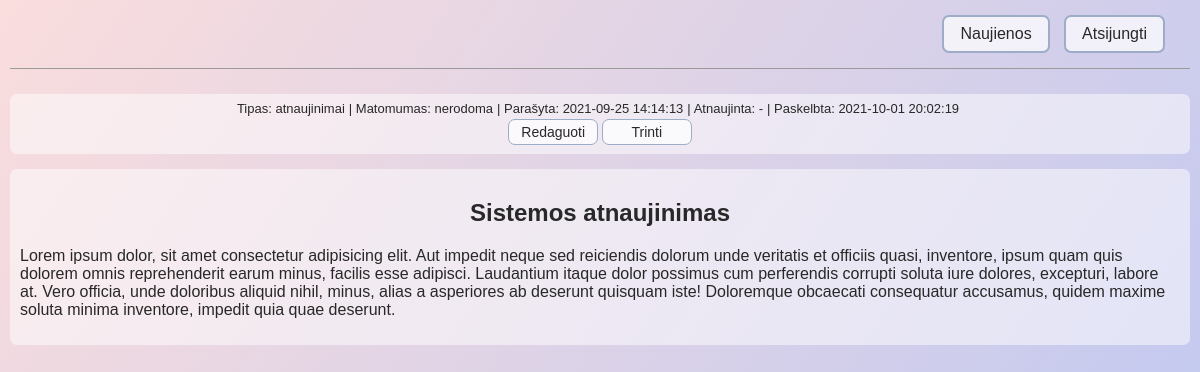
/admin.php?show&id=2 (signed in), run on the app's committed database.
### tables this page shows
CREATE TABLE `news` (
  `id` int(11) NOT NULL,
  `short` varchar(100) NOT NULL,
  `full` text NOT NULL,
  `visible` tinyint(1) NOT NULL,
  `type` int(11) NOT NULL,
  `created_at` datetime NOT NULL,
  `updated_at` datetime DEFAULT NULL,
  `visible_at` datetime NOT NULL
);

CREATE TABLE `news_type` (
  `id` int(11) NOT NULL,
  `type` varchar(100) NOT NULL
);

### includes/classes/News.php (called while the page is built, shortened)
<?php
class News {
    private $id;
    private $short;
    private $full;
    private $visible;
    private $typeName;
    private $created_at;
    private $updated_at;
    private $visible_at;
    public function __construct($con, $id) {
        $this->con = $con;
        $this->id = $id;
        $query = $this->con->prepare('SELECT news.*, news_type.type as typeName
                            FROM news JOIN news_type
                            WHERE news.type=news_type.id AND news.id=:id');
        $query->execute(array(':id' => $this->id));
        $newsData = $query->fetch(PDO::FETCH_ASSOC);
        $this->short = $newsData['short'];
        $this->full = $newsData['full'];
        $this->visible = $newsData['visible'];
        $this->typeName = $newsData['typeName'];
        $this->created_at = $newsData['created_at'];
        $this->updated_at = $newsData['updated_at'];
        $this->visible_at = $newsData['visible_at'];
    }
    public function getId() {
        return $this->id;
    }
    public function getShort() {
        return $this->short;
    }
    public function getFull() {
        return $this->full;
    }
    public function getVisible() {
        return $this->visible;
    }
    public function getTypeName() {
        return $this->typeName;
    }
    public function getCreatedAt() {
        return $this->created_at;
    }
    public function getUpdatedAt() {
        return $this->updated_at;
    }
    public function getVisibleAt() {
        return $this->visible_at;
    }
}
?>

### includes/pages/showNews.php (the view, shortened to what this page needs)
<?php
    $news = new News($con, $_GET['id']);
    if($news->getShort() != '') {
        $visible = $news->getVisible() ? 'rodoma' : 'nerodoma';
        $updated = $news->getUpdatedAt() ? $news->getUpdatedAt() : '-';
        echo '
            <div class="newsInfo">
                <div>
                    <span>Tipas: '. $news->getTypeName().'</span>
                    <span>Matomumas: '. $visible .'</span>
                    <span>Parašyta: '. $news->getCreatedAt() .'</span>
                    <span>Atnaujinta: '. $updated .'</span>
                    <span style="white-space: nowrap">Paskelbta: '. $news->getVisibleAt() .'</span>
                </div>
                <div>
                    <a href="admin.php?edit&id='. $news->getId()  .'" class="smallButton">Redaguoti</a>
                    <a href="admin.php?delete&id='. $news->getId()  .'" class="smallButton">Trinti</a>
                </div>
            </div>
            <div class="newsBody">
                <h2 class="title">'. $news->getShort() .'</h2>
                '. $news->getFull() .'
            </div>';
    } else {
        $_SESSION['errorMessage'] = 'Įvyko klaida. Naujiena su nurodytu ID neegzistuoja.';
        header('Location: admin.php');
    }
?>

### includes/css/style.css (style rules this page uses)
* { box-sizing: border-box; }
a { color: #282828; }
body { color: #282828; font-family: 'Trebuchet MS', 'Lucida Sans Unicode', 'Lucida Grande', 'Lucida Sans', Arial, sans-serif; margin: 0; min-height: 100vh; height: 100%; display: flex; justify-content: center; background: linear-gradient(125deg, #fadddd, #bac6f3); }
.button, .smallButton { text-align: center; display: inline-block; font-size: 16px; background-color: rgba(255, 255, 255, 0.719); padding: 8px 16px; cursor: pointer; border: 2px solid #9dacc7; border-radius: 7px; text-decoration: none; }
.smallButton { width: 90px; margin-bottom: 2px; font-size: 14px; padding: 4px 10px; border: 1px solid #9dacc7; }
.newsInfo { font-size: 13px; min-height: 60px; display: flex; justify-content: space-between; flex-direction: column; background-color: rgba(255, 255, 255, 0.5); border-radius: 7px; padding: 7px; }
.newsInfo span { white-space: nowrap; }
.newsInfo span::after { content: "|"; margin-left: 4px; }
.newsInfo span:last-of-type:after { content: ""; }
.newsBody { background-color: rgba(255, 255, 255, 0.5); padding: 10px; margin: 15px 0; border-radius: 7px; word-wrap: break-word; text-align: left; }
.newsBody .title { text-align: center; }

### data on the page
news: news_type.type "atnaujinimai", visible "nerodoma", created_at "2021-09-25 14:14:13", updated_at "-", visible_at "2021-10-01 20:02:19", short "Sistemos atnaujinimas", full "Lorem ipsum dolor, sit amet consectetur adipisicing elit. Aut impedit neque sed reiciendis dolorum unde veritatis et officiis quasi, inventore, ipsum quam quis dolorem omnis reprehenderit earum minus, facilis esse adipisci. Laudantium itaque dolor possimus cum perferendis corrupti soluta iure dolores, excepturi, labore at. Vero officia, unde doloribus aliquid nihil, minus, alias a asperiores ab deserunt quisquam iste! Doloremque obcaecati consequatur accusamus, quidem maxime soluta minima inventore, impedit quia quae deserunt."
